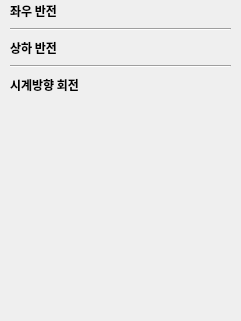
    <widget class="QWidget" name="tool_rotate">
     <property name="geometry">
      <rect>
       <x>0</x>
       <y>0</y>
       <width>241</width>
       <height>321</height>
      </rect>
     </property>
     <attribute name="label">
      <string>회전 및 반전</string>
     </attribute>
     <widget class="QWidget" name="verticalLayoutWidget_5">
      <property name="geometry">
       <rect>
        <x>10</x>
        <y>0</y>
        <width>221</width>
        <height>101</height>
       </rect>
      </property>
      <layout class="QVBoxLayout" name="verticalLayout_6" stretch="0,0,0,0,0">
       <item>
        <layout class="QHBoxLayout" name="horizontalLayout_21" stretch="10,1">
         <item>
          <widget class="QLabel" name="label_20">
           <property name="font">
            <font>
             <family>Pretendard</family>
             <pointsize>9</pointsize>
             <weight>75</weight>
             <bold>true</bold>
            </font>
           </property>
           <property name="styleSheet">
            <string notr="true">background-color: rgba(255, 255, 255, 0)</string>
           </property>
           <property name="text">
            <string>좌우 반전</string>
           </property>
          </widget>
         </item>
         <item>
          <widget class="QRadioButton" name="radioButton_22">
           <property name="styleSheet">
            <string notr="true">QRadioButton::indicator {
    width: 35px;
	height: 18px;
	image: url(&quot;C:/Users/User/workspace/2023-Industry-Academia-Collaboration-Project/ShortTerm-Internship/project/opencv_on_pyqt/Checkbox_off.png&quot;);
}
QRadioButton::indicator::checked {
	width: 35px;
	height: 18px;
    image: url(&quot;C:/Users/User/workspace/2023-Industry-Academia-Collaboration-Project/ShortTerm-Internship/project/opencv_on_pyqt/Checkbox_on.png&quot;);
}
QRadioButton {
	background-color: rgba(0,0,0,0);
}</string>
           </property>
           <property name="text">
            <string/>
           </property>
           <property name="checkable">
            <bool>true</bool>
           </property>
           <property name="checked">
            <bool>false</bool>
           </property>
          </widget>
         </item>
        </layout>
       </item>
       <item>
        <widget class="Line" name="line_15">
         <property name="orientation">
          <enum>Qt::Horizontal</enum>
         </property>
        </widget>
       </item>
       <item>
        <layout class="QHBoxLayout" name="horizontalLayout_22" stretch="10,1">
         <item>
          <widget class="QLabel" name="label_21">
           <property name="font">
            <font>
             <family>Pretendard</family>
             <pointsize>9</pointsize>
             <weight>75</weight>
             <bold>true</bold>
            </font>
           </property>
           <property name="styleSheet">
            <string notr="true">background-color: rgba(255, 255, 255, 0)</string>
           </property>
           <property name="text">
            <string>상하 반전</string>
           </property>
          </widget>
         </item>
         <item>
          <widget class="QRadioButton" name="radioButton_23">
           <property name="enabled">
            <bool>true</bool>
           </property>
           <property name="styleSheet">
            <string notr="true">QRadioButton::indicator {
    width: 35px;
	height: 18px;
	image: url(&quot;C:/Users/User/workspace/2023-Industry-Academia-Collaboration-Project/ShortTerm-Internship/project/opencv_on_pyqt/Checkbox_off.png&quot;);
}
QRadioButton::indicator::checked {
	width: 35px;
	height: 18px;
    image: url(&quot;C:/Users/User/workspace/2023-Industry-Academia-Collaboration-Project/ShortTerm-Internship/project/opencv_on_pyqt/Checkbox_on.png&quot;);
}
QRadioButton {
	background-color: rgba(0,0,0,0);
}</string>
           </property>
           <property name="text">
            <string/>
           </property>
           <property name="checkable">
            <bool>true</bool>
           </property>
           <property name="checked">
            <bool>false</bool>
           </property>
          </widget>
         </item>
        </layout>
       </item>
       <item>
        <widget class="Line" name="line_16">
         <property name="orientation">
          <enum>Qt::Horizontal</enum>
         </property>
        </widget>
       </item>
       <item>
        <layout class="QHBoxLayout" name="horizontalLayout_23" stretch="10,1">
         <item>
          <widget class="QLabel" name="label_22">
           <property name="font">
            <font>
             <family>Pretendard</family>
             <pointsize>9</pointsize>
             <weight>75</weight>
             <bold>true</bold>
            </font>
           </property>
           <property name="styleSheet">
            <string notr="true">background-color: rgba(255, 255, 255, 0)</string>
           </property>
           <property name="text">
            <string>시계방향 회전</string>
           </property>
          </widget>
         </item>
         <item>
          <widget class="QRadioButton" name="radioButton_24">
           <property name="enabled">
            <bool>true</bool>
           </property>
           <property name="styleSheet">
            <string notr="true">QRadioButton::indicator {
    width: 35px;
	height: 18px;
	image: url(&quot;C:/Users/User/workspace/2023-Industry-Academia-Collaboration-Project/ShortTerm-Internship/project/opencv_on_pyqt/Checkbox_off.png&quot;);
}
QRadioButton::indicator::checked {
	width: 35px;
	height: 18px;
    image: url(&quot;C:/Users/User/workspace/2023-Industry-Academia-Collaboration-Project/ShortTerm-Internship/project/opencv_on_pyqt/Checkbox_on.png&quot;);
}
QRadioButton {
	background-color: rgba(0,0,0,0);
}</string>
           </property>
           <property name="text">
            <string/>
           </property>
           <property name="checkable">
            <bool>true</bool>
           </property>
           <property name="checked">
            <bool>false</bool>
           </property>
          </widget>
         </item>
        </layout>
       </item>
      </layout>
     </widget>
    </widget>
